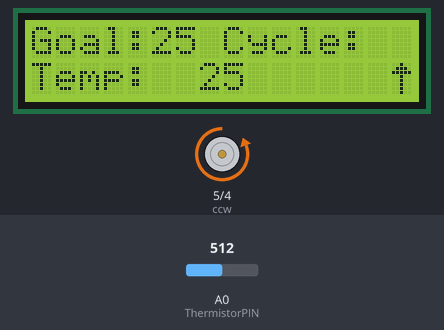
Recording of a sketch running on a simulated Arduino Uno, built with avr-gcc and run on an emulated ATmega328P. Shown: 16×2 character LCD, motor-driver pin pairs drawn as motors (green arrow = first pin HIGH = forward, orange = second pin HIGH = backward, longer = more drive, scaled by the enable pin). Inputs (shaded band) come from the test bench; at power-on: A0 (ThermistorPIN) = 512. What the sketch prints to the serial monitor is not drawn.

Above: at 1.2 s.
1.3 s: A0 (ThermistorPIN) set to 937
At 2.0 s:
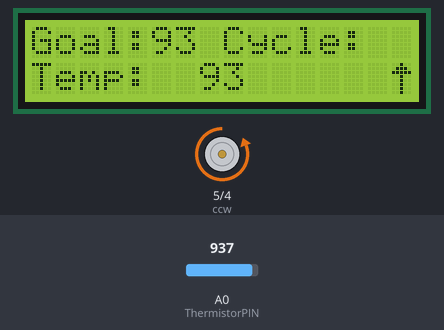
2.8 s: A0 (ThermistorPIN) set to 958
At 3.3 s:
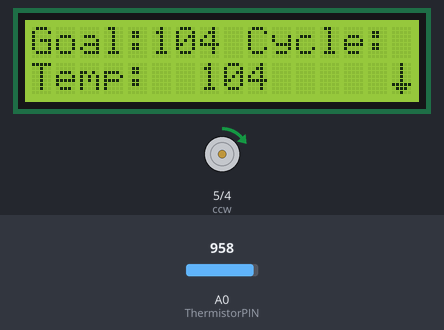
4.3 s: A0 (ThermistorPIN) set to 306
At 5.5 s:
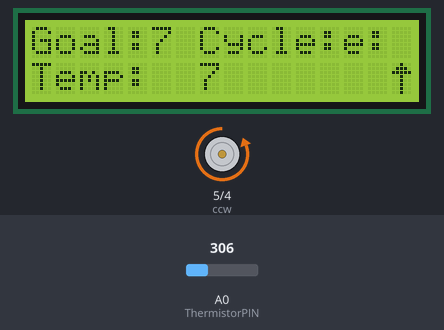
5.8 s: A0 (ThermistorPIN) set to 241
At 6.7 s:
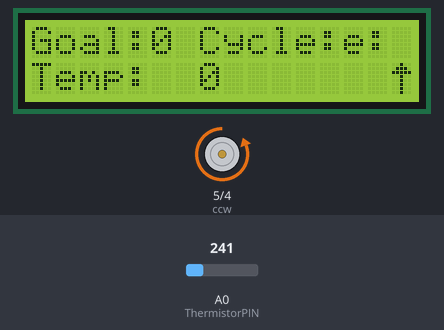
7.3 s: A0 (ThermistorPIN) set to 213
At 7.8 s:
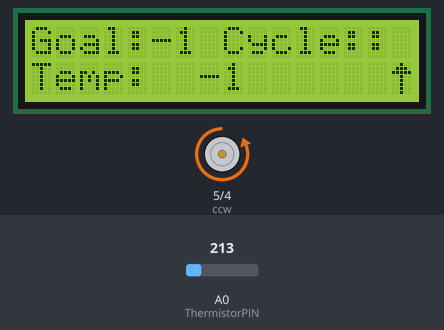
Timing chart, 0 to 9.8 s (numbered marks = the images above; inputs shaded):
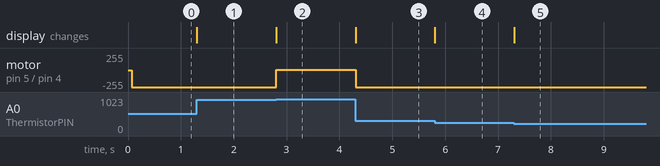

Measured:
- the behaviour switches between 943 and 944 on A0 (ThermistorPIN) (found by bisection; images 1 and 2)
- the behaviour switches between 223 and 222 on A0 (ThermistorPIN) (found by bisection; images 4 and 5)
- after the input at 1.3 s, the display: changes at once (image 1)
- after the input at 2.8 s, motor on pin 5 (ccw) / pin 4 (cw): backward 255/255 → forward 1/255 at once; the display: changes at once (image 2)
- after the input at 4.3 s, motor on pin 5 (ccw) / pin 4 (cw): forward 1/255 → backward 255/255 at once; the display: changes at once (image 3)
- after the input at 5.8 s, the display: changes at once (image 4)
- after the input at 7.3 s, the display: changes at once (image 5)

The sketch:

PIDImplementation_20130202_AL_v4.ino
```cpp
/****************************************
//written by Adam Li November 9th. This code has the new thermistor equation
and is successfully uploaded onto Arduino. It is not printing the cycle number.

This program carries out the PCR reaction using the Arduino to control the
heating block and drive current based on a PID algorithm.

We still need to change temperature function
and add button function for on/off start/stop.  We also need to add last hold
temperature step of 4C.  We will also look into adding ethernet capabilities
and into using a new graphing toolkit with processing.
***********************************************/
#include <PID.h> //calls PID libraries and functions
#define ThermistorPIN A0 //defining Thermistor Pin on Arduino code
#define cw 4 //INA on motor driver
#define ccw 5 //INB on motor driver
#define out_pwm 3 //pwm for motor driver
#define temp1 95 //first step at 95C of 30 seconds
#define temp2 50 //second step at 50C of 30 seconds
#define temp3 72 //third step at 72C of 1 minute and hold for 10 minutes at end
#define temp4 4 //final temperature at 4C to hold
#define cycles 9 // supposed to be 105... 3 times number of cyles bec each change of temp = one cycle
#define delay1 30000 //length of time at temperature 1
#define delay2 30000 //length of time at temperature 2
#define delay3 60000 //lenght of time at temperature 3
#define delay4 1000

#include <LiquidCrystal.h>

//// Temperature Printing Method
const int D=1; // 0 for printing temperature, 1 to serial output graph
int row = 0; //for serial output
int del =500;// delay for serial output
long timed; // time for serial output

///LCD Printing Method
// initialize the library with the numbers of the interface pins
LiquidCrystal lcd(7, 8, 9, 10, 11, 12);

byte upArrow [8] = {
  B00100,
  B01110,
  B11111,
  B00100,
  B00100,
  B00100,
  B00100,
  B00100
};

byte downArrow [8] = {
  B00100,
  B00100,
  B00100,
  B00100,
  B00100,
  B11111,
  B01110,
  B00100
};

////PID algorithm section
PID_params par ={80,0,0,0,0,0,9,9,0,95}; //NM:First array cell is the temp setpoint
/*struct PID_params {
	double set;
	double input;
	double output;
	double accumulated;
	double previous;
	double error;

	double proportional; (6)
	double integral;
	double derivative;

	double accLimit;*/
PID pid = PID(&par);//enables PID functions
long curSpeed = 0;//defines current speed

/*
 * A function to change the current output in analogWrite.
 * Function Prototype: void changeCurrent(int temp, longtime1)
 */
void changeCurrent(int temp, long time1){ //function for calling PID
  lcd.setCursor (5,0);
  lcd.print(temp); //prints Goal
  lcd.print (" Cycle:"); //prints cycle number
  lcd.setCursor (0,1); //sets cursor to bottom left corner
  lcd.print ("Temp:  "); //prints current temperature
  lcd.print (temp);  //prints current temperature
  lcd.print ("  "); // overrides any left over three digit numbers
  pid.setInput(temp); //input into PID alg
  pid.process(time1); //calls PID calculation
  curSpeed = pid.getOutput(); //curspeed gets output #
  if(curSpeed>0){
     heat();
     if(curSpeed>255){
       curSpeed = 255;
        }
  }
  if(curSpeed<0){
      cool();
      if(curSpeed<-255){
    	curSpeed = 255;
  	}
      curSpeed *= -1;
  }
  analogWrite(out_pwm, curSpeed);

  //Output testing Methods
  if (D==0){ //set D=0 if only temperature is wanted
    Serial.print("Celsius: ");
    Serial.print(temp,1);   // display Celsius
    Serial.println("");
  }
  if (D==1){ //set D=1 if serial output graph is wanted
    if ((millis()-timed)>del){ //makes data be recorded only in increments equal to "del"
      Serial.print("DATA,TIME,"); Serial.println(temp); Serial.println(curSpeed); //puts data in format the PLX-DAQ can interpret
      row++;
      timed=millis();
    }
   }
}

/*
 * A function to change temperature to temp goal based on new setpoint, and delay time
 * Function Prototype: void changeCurrent(int temp, longtime1)
 */
void reachTemp(int setPoint, long delayHold){ // by default flag = 0 is cooling, 1 is heating
	pid.setSetPoint(setPoint); //sets the set point for PID calc
        lcd.print("Goal:");
        int currentTemp = Thermistor (analogRead(ThermistorPIN));
	int tempgoal = setPoint; //sets our goal as the setpoint temperature
	int flag = currentTemp<tempgoal; //flag is a 0 if cooling, and 1 if heating
	long PIDtime;
        if(flag == 1){ //flag = 1 says we want to heat to our temp goal
		while(currentTemp<tempgoal){ //loops PID until reaches temp goal
		    currentTemp= Thermistor (analogRead(ThermistorPIN));
  		    long PIDtime = millis();
  		    changeCurrent(currentTemp, PIDtime); //passes temp and time to change pwm current delivery based on PID alg
                    lcd.print(tempgoal);
		    }
		}
	else if(flag == 0){ //flag determines that we want to cool to our temperature goal
		while(currentTemp>tempgoal){ //loops PID until reaches 3rd temp goal
    	            currentTemp = Thermistor (analogRead(ThermistorPIN));
    	            PIDtime = millis();
    	            changeCurrent(currentTemp, PIDtime);
                    lcd.print(tempgoal);
  		    }
	        }
	unsigned long runningtime = millis(); //get current running time of program
	unsigned long desiredTime = runningtime + delayHold; //running time + 30 second hold

	while(runningtime<desiredTime){ //keep temperature at temp goal until delay is reached
  	    runningtime = millis();
  	    currentTemp= Thermistor (analogRead(ThermistorPIN));
  	    PIDtime = millis();
  	    changeCurrent(currentTemp, PIDtime);
            lcd.print(tempgoal);
	    }
	Serial.print(" temp reached");
	}

//// Thermistor to Temperature Conversion
float pad = 9800; //thermistor resistance circuit

float Thermistor(int RawADC) {
  float Temp;  // Dual-Purpose variable to save space.
  Temp=log((1024 * pad / RawADC) - pad); // Saving the Log(resistance) at Temp so not to calculate  it 4 times later
  Temp = 1 / (0.000829415622 + (0.000284485 * Temp) + (-0.000000117184277 * Temp * Temp * Temp)); // new equation
  //Temp = 1 / (0.001129148 + (0.000234125 * Temp) + (0.0000000876741 * Temp * Temp * Temp));//Old equation
  Temp = Temp - 273.15;  // Convert Kelvin to Celsius
  return Temp;
}


/*
 * Switches direction of Motor Driver to heating
 * Function Prototype: void heat()
 */
void heat(){ //code for heating
  digitalWrite(cw, HIGH); //H is heating, Wiring = A to red to black to B
  digitalWrite (ccw, LOW);
  lcd.setCursor (15,1); //sets cursor to top right corner
  lcd.write (byte(0)); //prints up arrow
}

/*
 * Switches direction of Motor Driver to cooling
 * Function Prototype: void cool()
 */
void cool (){ //code for cooling
  digitalWrite(cw, LOW); //H is heating, Wiring = A to red to black to B
  digitalWrite (ccw, HIGH);
  lcd.setCursor (15,1); //sets cursor to top right corner
  lcd.write (1); //prints down arrow
}

/*
 * Sets up the Arduino Interface (pinMode, Serial Printing, Graph)
 * Function Prototype: void setup()
 */
void setup() //setup of Pins, and print data
{
  pinMode (cw, OUTPUT);
  pinMode (ccw, OUTPUT);
  pinMode (out_pwm, OUTPUT);
  Serial.begin (9600);
  Serial.println("CLEARDATA"); //for serial output PLX-DAQ
  Serial.println("LABEL,Time,Temperautre(C),Current"); //for serial output PLX-DAQ, labels columns
  timed=millis(); //used in serial output graph code
  lcd.createChar(0,upArrow); //creates upArrow character
  lcd.createChar(1,downArrow); //creates downArrow character
  lcd.begin(16, 2); //initializes LCD screen
}

/*
 * Loop Code for Arduino: This main loop is run constantly.
 * Function Prototype: void loop()
 */
void loop()
{
  int temp = Thermistor (analogRead(ThermistorPIN)); //reads temperature from Thermistor function
  long cyclenum = 0; //keeps track of the number of cycles done (e.g. from 95 to 72
  long tempgoal = temp1; //sets temperature goal to 95C
  long PIDtime; //keeps track of running time to pass dt to PID alg
  if(cyclenum < cycles){
    reachTemp(temp1, delay1);
    cyclenum++; //counts cycle numbers

    reachTemp(temp2, delay2);
    cyclenum++; //counts cycle numbers

    reachTemp(temp3, delay3);
    cyclenum++; //counts cycle numbers
    lcd.setCursor (14,0);
    lcd.print (cyclenum); //prints cycle number
  }
else
  {
   reachTemp(temp4, delay4); //reaches final temperature after 35 cycles of PCR
  }
}
```
